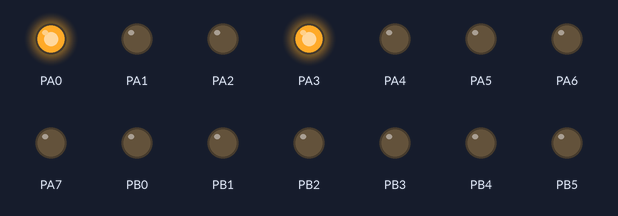
Recording of a program running on a simulated ATmega2560, built with avr-gcc and emulated at 16 MHz. Shown: output pins drawn as LEDs (lit = HIGH).

Above: at 0.5 s.
At 1.5 s:
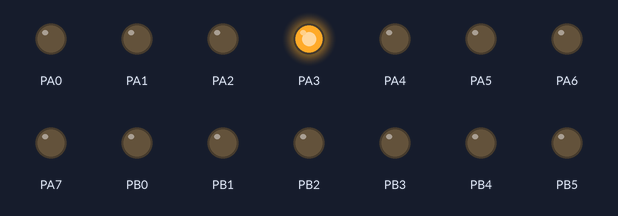
At 3.5 s:
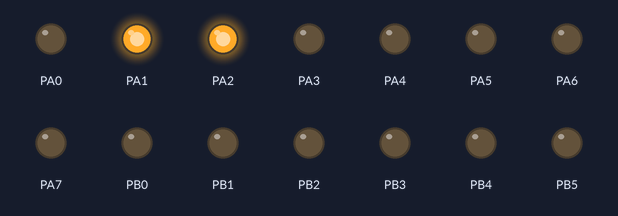
At 6.5 s:
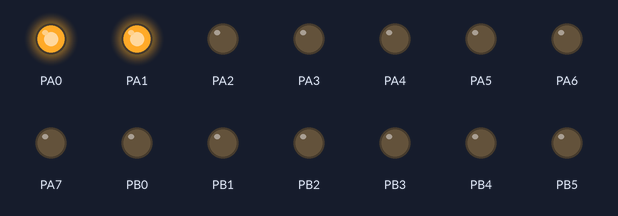
At 9.5 s:
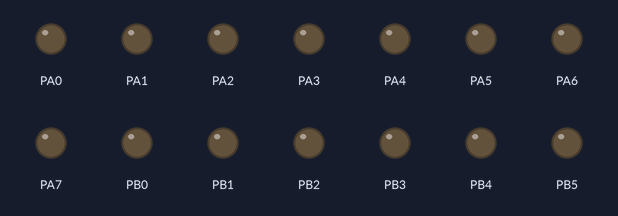
At 13.5 s:
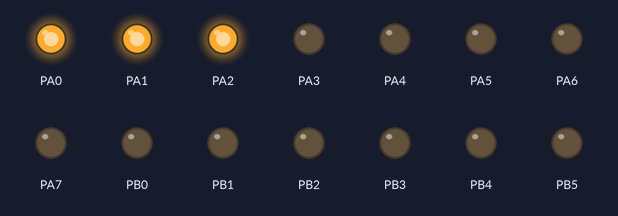
Timing chart, 0 to 14.3 s (numbered marks = the images above):
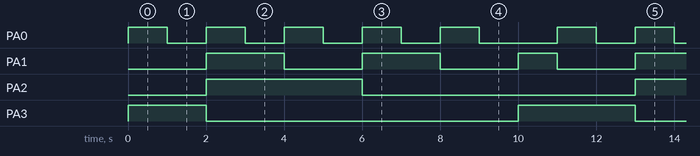

Measured:
- by itself, PA0: repeats every 11.0 s: 4 × (LOW 1.0 s, HIGH 1.0 s), LOW 2.0 s, HIGH 1.0 s
- by itself, PA1: repeats every 11.0 s: LOW 2.0 s, HIGH 2.0 s, LOW 2.0 s, HIGH 1.0 s, LOW 2.0 s, HIGH 2.0 s
- by itself, PA2: alternates HIGH for 4.0 s and LOW for 7.0 s
- by itself, PA3: repeats every 11.0 s: LOW 8.0 s, HIGH 3.0 s

The program:

main.c
```c
/*
 * Delay test.c
 *
 * Created: 23.10.2026 14:09:29
 * Author : LucTrsh
 */

#include <avr/io.h>
#define F_CPU 16000000UL
#include <util/delay.h>

int main(void)
{
    DDRA = 0xFF;
    DDRB = 0xFF;
    PORTA = 0x0A;


    /* Replace with your application code */


      while (1)

      {
          if (!PORTA)

          {
              PORTA = 10;
          }
          else
          {
              PORTA--;
          }
          _delay_ms(1000);
      }


}
```
